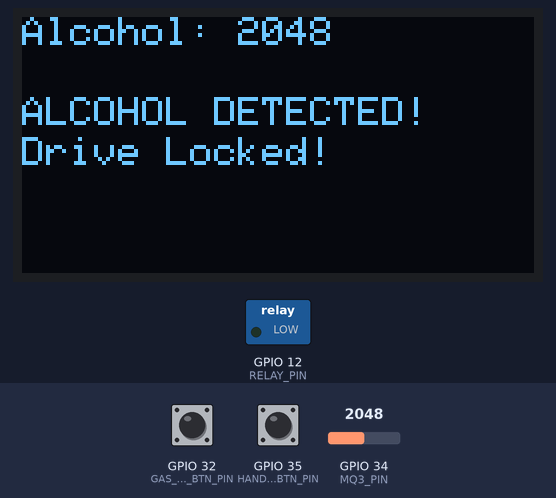
A sketch run on a simulated ESP32. Parts: 128×64 one-colour display, switched loads named in the sketch (green lamp = pin HIGH). The inputs (shaded band) are chosen by the test bench; at power-on: GPIO 34 (MQ3_PIN) = 2048, GPIO 32 (GAS_PEDAL_BTN_PIN) HIGH, GPIO 35 (HANDBRAKE_BTN_PIN) HIGH. WiFi joins after 1.5 s; servers stay silent unless stated.

Above: at 5.0 s.
5.1 s: GPIO 34 (MQ3_PIN) set to 1675
At 6.1 s:
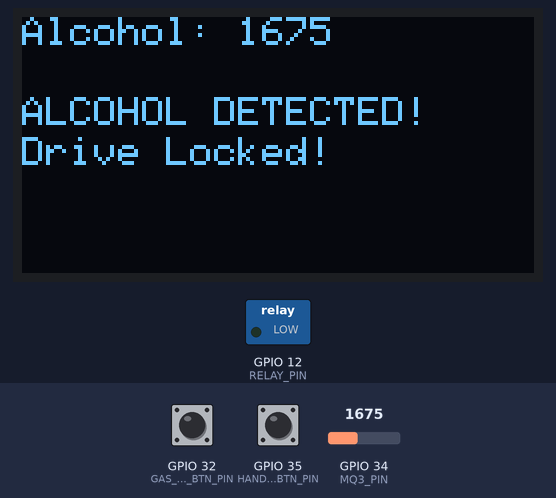
6.6 s: GPIO 34 (MQ3_PIN) set to 1532
At 7.8 s:
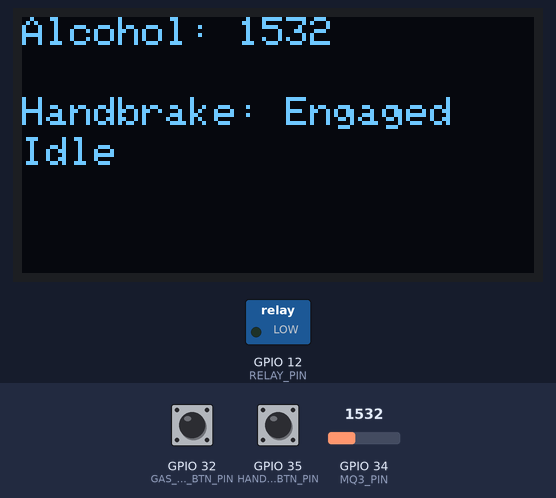
8.1 s: GPIO 32 (GAS_PEDAL_BTN_PIN) pulled LOW for 0.15 s
At 8.25 s:
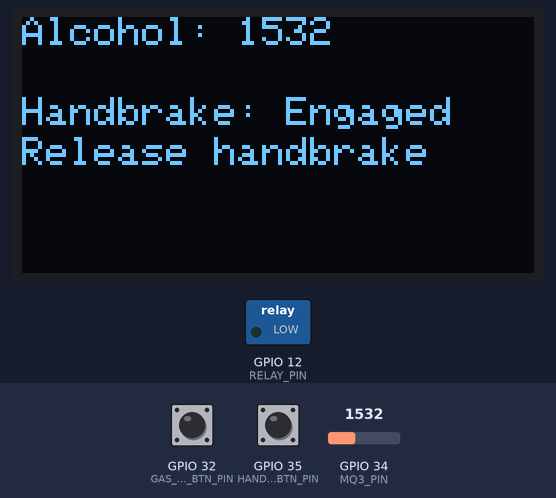
9.8 s: GPIO 35 (HANDBRAKE_BTN_PIN) pulled LOW for 0.15 s
At 11.0 s:
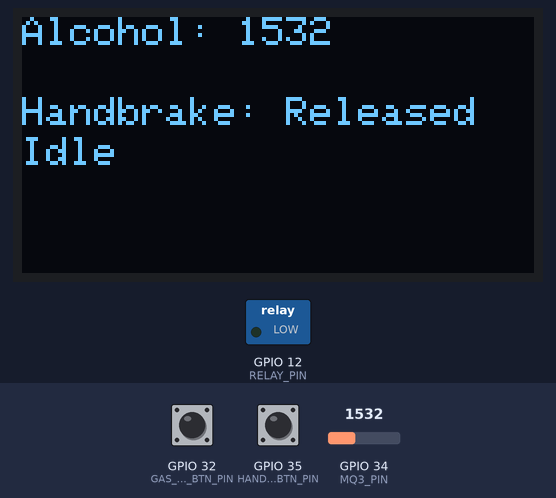
11.4 s: GPIO 32 (GAS_PEDAL_BTN_PIN) pulled LOW for 1 s
At 12.2 s:
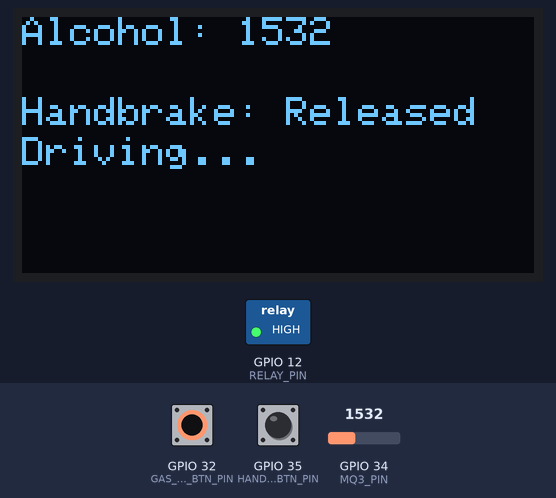
13.9 s: GPIO 32 (GAS_PEDAL_BTN_PIN) pulled LOW for 3.2 s
At 17.9 s:
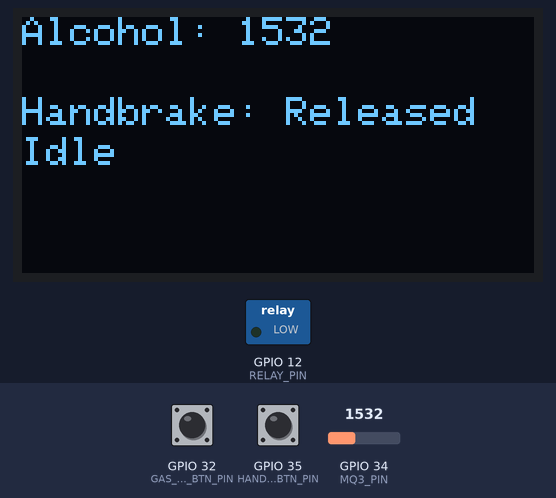
Timing chart, 0 to 19.4 s (numbered marks = the images above; inputs shaded):
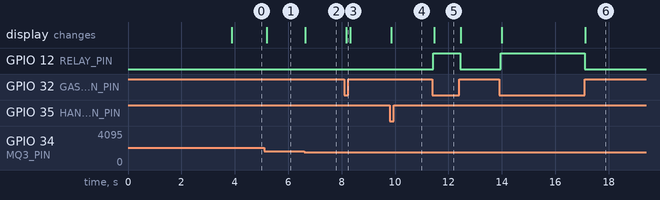

Measured:
- the behaviour switches between 1601 and 1600 on GPIO 34 (MQ3_PIN) (found by bisection; images 1 and 2)
- after the input at 5.1 s, the display: changes after 0.09 s (image 1)
- after the input at 6.6 s, the display: changes at once (image 2)
- after the input at 8.1 s, the display: changes after 0.07 s (image 3)
- after the input at 9.8 s, the display: changes after 0.06 s (image 4)
- after the input at 11.4 s, GPIO 12 (RELAY_PIN): LOW → HIGH at once, → LOW 1.0 s later; the display: changes after 0.07 s (image 5)
- after the input at 13.9 s, GPIO 12 (RELAY_PIN): LOW → HIGH after 0.07 s, → LOW 3.1 s later; the display: first changes after 0.09 s (image 6 shows a later state)

The sketch:

BLYNK-CODE.ino
```cpp
#include <Wire.h> // Library for I2C communication (used by OLED)
#include <Adafruit_GFX.h> // Core graphics library for OLED
#include <Adafruit_SSD1306.h> // OLED display driver library


#include <WiFi.h> // WiFi library for ESP32
#include <BlynkSimpleEsp32.h> // Blynk library for ESP32


#define BLYNK_TEMPLATE_ID "TMPL6Y1T-2Bz6" // Blynk template ID
#define BLYNK_TEMPLATE_NAME "ALCOHOL DETECTION" // Blynk project name
#define BLYNK_AUTH_TOKEN "D7zx46_xqtFfJFIkojKmC0VsyWOlbM6C" // Blynk authentication token


char ssid[] = "ZTE_2.4G_9dt9n6"; // WiFi SSID
char pass[] = "yQcHFnFE"; // WiFi password


#define SCREEN_WIDTH 128 // OLED width, in pixels
#define SCREEN_HEIGHT 64 // OLED height, in pixels
#define OLED_RESET -1 // OLED reset pin (not used here)
Adafruit_SSD1306 display(SCREEN_WIDTH, SCREEN_HEIGHT, &Wire, OLED_RESET); // OLED display object


#define MQ3_PIN 34 // Analog pin for MQ3 alcohol sensor
#define RELAY_PIN 12 // Digital output pin to control relay (motor)
#define HANDBRAKE_BTN_PIN 35 // Input pin for handbrake button
#define GAS_PEDAL_BTN_PIN 32 // Input pin for gas pedal button


#define ALCOHOL_THRESHOLD 1600 // Alcohol threshold value from sensor


bool alcoholDetected = false; // Tracks if alcohol is detected
bool handbrakeReleased = false; // Tracks if handbrake is released
bool prevHandbrakeBtn = false; // Tracks previous handbrake button state


unsigned long lastDebounceTime = 0; // Last time the handbrake button changed
const unsigned long debounceDelay = 200; // Debounce time in milliseconds


unsigned long lastNotificationTime = 0; // Time of last Blynk alert
const unsigned long notificationCooldown = 30000; // Delay between alerts (30 seconds)
bool notificationSent = false; // Prevents multiple alerts


void setup() {
  Serial.begin(115200); // Start serial communication for debugging


  if (!display.begin(SSD1306_SWITCHCAPVCC, 0x3C)) {
    while (true); // If OLED init fails, stay here
  }


  display.clearDisplay(); // Clear display buffer
  display.setTextSize(1); // Text size
  display.setTextColor(SSD1306_WHITE); // White text
  display.setCursor(0, 0); // Cursor position
  display.println("Initializing System...");
  display.display(); // Show on OLED
  delay(2000); // Pause to read


  pinMode(RELAY_PIN, OUTPUT); // Relay output
  pinMode(HANDBRAKE_BTN_PIN, INPUT_PULLUP); // Handbrake button input
  pinMode(GAS_PEDAL_BTN_PIN, INPUT_PULLUP); // Gas pedal button input


  digitalWrite(RELAY_PIN, LOW); // Start with motor OFF


  Blynk.begin(BLYNK_AUTH_TOKEN, ssid, pass); // Connect to Blynk
}


void loop() {
  Blynk.run(); // Run Blynk tasks


  int alcoholLevel = analogRead(MQ3_PIN); // Read alcohol sensor
  alcoholDetected = alcoholLevel > ALCOHOL_THRESHOLD; // Check threshold


  bool handbrakeBtnPressed = digitalRead(HANDBRAKE_BTN_PIN) == LOW; // Read handbrake button
  bool gasPedalPressed = digitalRead(GAS_PEDAL_BTN_PIN) == LOW; // Read gas pedal button


  Blynk.virtualWrite(V0, alcoholLevel); // Send alcohol level to Blynk
  Blynk.virtualWrite(V1, alcoholDetected ? 1 : 0); // Send detection status to Blynk


  if (handbrakeBtnPressed && !prevHandbrakeBtn && (millis() - lastDebounceTime > debounceDelay)) {
    lastDebounceTime = millis(); // Update time
    if (!alcoholDetected) {
      handbrakeReleased = !handbrakeReleased; // Toggle state
    }
  }
  prevHandbrakeBtn = handbrakeBtnPressed; // Update previous state


  if (alcoholDetected) {
    handbrakeReleased = false; // Force handbrake engaged


    if (!notificationSent || millis() - lastNotificationTime > notificationCooldown) {
      Blynk.logEvent("alcohol_detected", "Alcohol level too high!"); // Send alert
      notificationSent = true; // Update flag
      lastNotificationTime = millis(); // Record time
    }
  } else {
    notificationSent = false; // Reset alert flag
  }


  bool motorActive = handbrakeReleased && gasPedalPressed && !alcoholDetected; // Check motor condition
  digitalWrite(RELAY_PIN, motorActive ? HIGH : LOW); // Control relay


  display.clearDisplay(); // Clear OLED
  display.setCursor(0, 0);
  display.print("Alcohol: ");
  display.println(alcoholLevel); // Show alcohol value


  if (alcoholDetected) {
    display.setCursor(0, 20);
    display.println("ALCOHOL DETECTED!");
    display.setCursor(0, 30);
    display.println("Drive Locked!"); // Warning message
  } else {
    display.setCursor(0, 20);
    display.print("Handbrake: ");
    display.println(handbrakeReleased ? "Released" : "Engaged"); // Show handbrake


    display.setCursor(0, 30);
    if (motorActive) {
      display.println("Driving..."); // Show driving status
    } else if (gasPedalPressed && !handbrakeReleased) {
      display.println("Release handbrake"); // Instruction
    } else {
      display.println("Idle"); // Default status
    }
  }


  display.display(); // Update OLED screen
  delay(50); // Short delay
}
```
